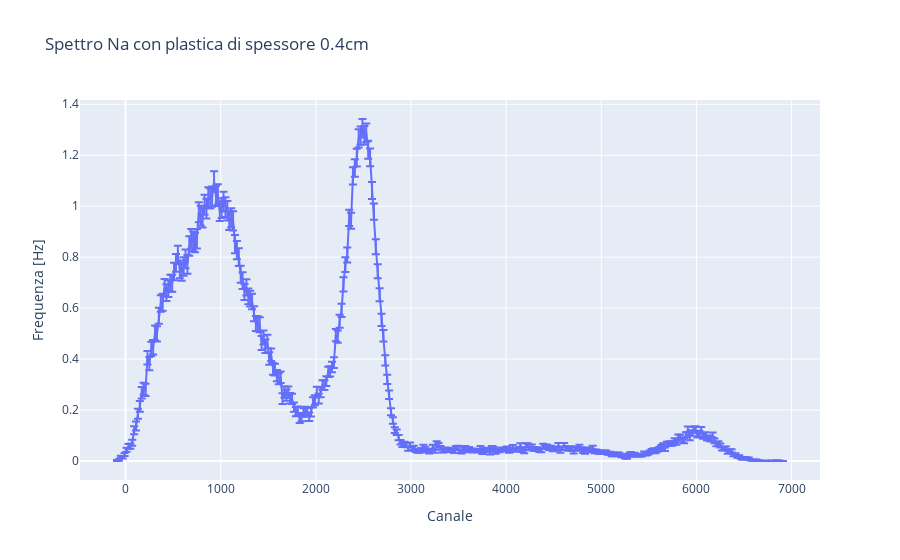

The code cell stored with this chart in its notebook:
### Code cell
'''

    plastica DI SPESSORE 0.4cm

'''

segnale_04cm = pd.read_csv('0.4cm.csv', sep=';', engine='python')
channel_04 = np.array(segnale_0cm['Channel'])
counts_04 = np.array(segnale_04cm['Counts'])
# crea un array

# calculating frequency and removing background noise
frequency_04_raw= frequency_converter(counts_04, time_signal=1000)
background_04, err_background_04, max_back, min_back= multi_SNIP_algorithm(frequency_04_raw[0], channel_04, iterations=18, delta_n=4)

frequency_04 = (frequency_04_raw[0] - background_04, np.sqrt(frequency_04_raw[1]**2+err_background_04**2))
freq_max = (frequency_04_raw[0] - max_back, np.sqrt(frequency_04_raw[1]**2+err_background_04**2))
freq_min = (frequency_04_raw[0] - min_back, np.sqrt(frequency_04_raw[1]**2+err_background_04**2))

# plot
fig = px.line(x=channel_04, y=frequency_04_raw[0], error_y=frequency_04[1], title='Spettro Na con plastica di spessore 0.4cm', labels={'x':'Canale', 'y':'Frequenza [Hz]'})
fig.show()

# fit
ls = LeastSquares(channel_04, frequency_04[0], frequency_04[1], func2)
m = Minuit(ls, A=470, mu=2400, sigma=200, A2=10, mu2=2000, sigma2=200)
ls.mask = (channel_04 > 1800) & (channel_04 < 3000)
m.migrad()
m.hesse()
display(m)

xaxis = np.linspace(1800, 3000, 3000)
yaxis = func2(xaxis, *m.values)
plt.errorbar(channel_04, frequency_04[0], frequency_04[1], fmt='.', color='green', label='Data', alpha=0.3)
plt.plot(xaxis, yaxis, color='red', label='Fit')
plt.xlabel('Channel')
plt.ylabel('Frequency')
plt.legend()
plt.title('Fit spettro Na')
plt.grid()

freq_integral = []
channel_integral = []
integral_extremes = [12000, 15600]
for i in range(len(channel_04)):
    if channel_04[i] > integral_extremes[0] and channel_04[i] < integral_extremes[1]:
        freq_integral.append(frequency_04[0][i])
        channel_integral.append(channel_04[i])
        
Area=m.values['A']+m.values['A2']
err_Area=np.sqrt(m.errors['A']**2+m.errors['A2']**2)
print(f'Area picco con integrale trapezoidale: {np.trapz(freq_integral, channel_integral):.2f}')
print(f'Area picco con integrale fit: {Area:.2f} ± {err_Area:.2f}')

intensità_511KeV.append(m.values['A']+m.values['A2'])
err_intensità_511KeV.append(np.sqrt(m.errors['A']**2+m.errors['A2']**2))

#sistematici
ls = LeastSquares(channel_04, freq_max[0], freq_max[1], func2)
m = Minuit(ls, A=470, mu=2400, sigma=200, A2=10, mu2=2000, sigma2=200)
ls.mask = (channel_04 > 1800) & (channel_04 < 3000)
m.limits['A2']= (0, 1000)
m.migrad()
m.hesse()
display(m)
sist1 = m.values['A']+m.values['A2']

ls = LeastSquares(channel_04, freq_min[0], freq_min[1], func2)
m = Minuit(ls, A=470, mu=2400, sigma=200, A2=10, mu2=2100, sigma2=200)
ls.mask = (channel_04 > 1800) & (channel_04 < 3000)
m.limits['A2']= (0, 1000)
m.migrad()
m.hesse()
display(m)
sist2 = m.values['A']+m.values['A2']

err_sist = np.abs(sist1 - sist2)/2

err_sistematico_511KeV.append(err_sist)

### Figure 1 — Plotly figure (JSON) as saved in the notebook; plotly's stock layout.template omitted (floating-point values rounded to 4 significant figures; data arrays with more than 128 entries replaced by an {"elided": "..."} marker saying what was removed)
{"data": [{"error_y": {"array": {"elided": "351 float values"}}, "hovertemplate": "Canale=%{x}<br>Frequenza [Hz]=%{y}<extra></extra>", "legendgroup": "", "line": {"color": "#636efa", "dash": "solid"}, "marker": {"symbol": "circle"}, "mode": "lines", "name": "", "orientation": "v", "showlegend": false, "type": "scatter", "x": {"elided": "351 int values"}, "xaxis": "x", "y": {"elided": "351 float values"}, "yaxis": "y"}], "layout": {"legend": {"tracegroupgap": 0}, "title": {"text": "Spettro Na con plastica di spessore 0.4cm"}, "xaxis": {"anchor": "y", "domain": [0, 1], "title": {"text": "Canale"}}, "yaxis": {"anchor": "x", "domain": [0, 1], "title": {"text": "Frequenza [Hz]"}}}}
